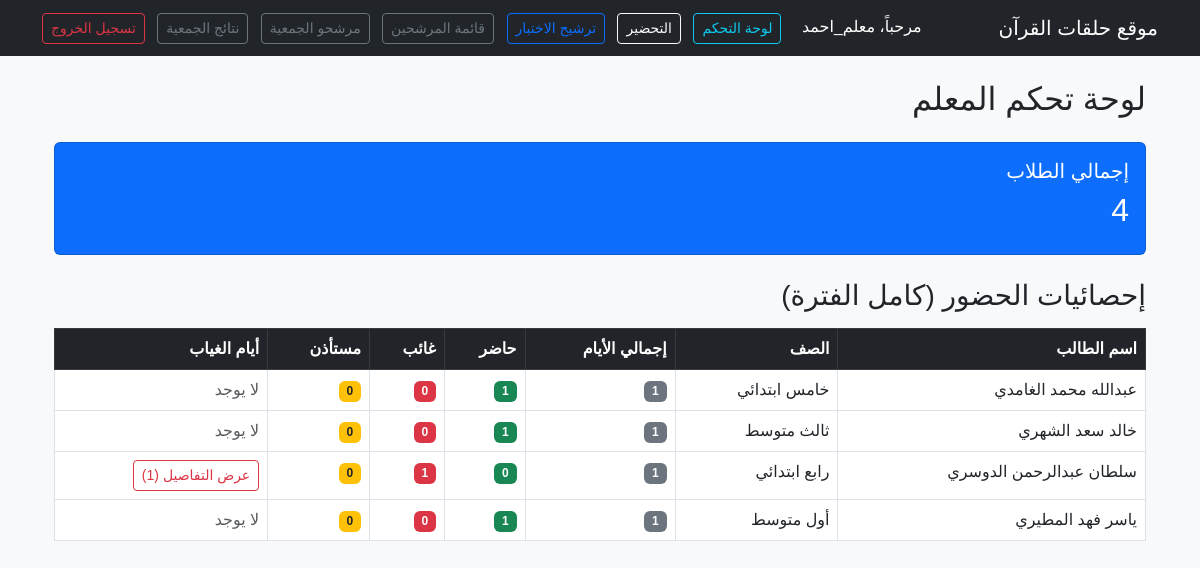
The page /teacher-dashboard/ (signed in) on the database its author committed.
### quran_center/models.py (models this page shows, shortened)
class Student(models.Model):
    identity_number = models.CharField(
        max_length=10,
        validators=[id_validator],
        unique=True,
        verbose_name="رقم الهوية"
    )
    GRADE_CHOICES = [
        ('1_pri', 'أول ابتدائي'), ('2_pri', 'ثاني ابتدائي'), ('3_pri', 'ثالث ابتدائي'),
        ('4_pri', 'رابع ابتدائي'), ('5_pri', 'خامس ابتدائي'), ('6_pri', 'سادس ابتدائي'),
        ('1_med', 'أول متوسط'), ('2_med', 'ثاني متوسط'), ('3_med', 'ثالث متوسط'),
        ('1_sec', 'أول ثانوي'), ('2_sec', 'ثاني ثانوي'), ('3_sec', 'ثالث ثانوي'),
        ('uni', 'جامعي'),
    ]
    STATUS_CHOICES = [('منتظر', 'منتظر'), ('منتظم', 'منتظم')]
    full_name = models.CharField(max_length=200, verbose_name="الاسم الثلاثي")
    student_phone = models.CharField(max_length=15, blank=True, null=True, verbose_name="جوال الطالب")
    parent_phone = models.CharField(max_length=15, verbose_name="جوال ولي الأمر")
    identity_number = models.CharField(max_length=10, unique=True, verbose_name="رقم الهوية")
    parent_identity = models.CharField(max_length=10, verbose_name="رقم هوية ولي الأمر")
    grade = models.CharField(max_length=20, choices=GRADE_CHOICES, verbose_name="الصف الدراسي")
    birth_date = models.DateField(verbose_name="تاريخ الميلاد")
    last_tested_part = models.CharField(
        max_length=50,
        choices=LAST_TESTED_PART_CHOICES,
        default='0',
        verbose_name="آخر جزء تم اختباره"
    )
    previous_center = models.CharField(max_length=100, blank=True, null=True, verbose_name="التحفيظ السابق")
    neighborhood = models.CharField(max_length=100, verbose_name="الحي")
    teacher = models.ForeignKey(User, on_delete=models.SET_NULL, null=True, blank=True, verbose_name="المعلم المسؤول")
    status = models.CharField(max_length=20, default='منتظر', choices=STATUS_CHOICES)
    educational_stage = models.CharField(max_length=50, blank=True)
    absence_reset_at = models.DateField(blank=True, null=True, verbose_name="تاريخ تصفير الغياب المؤقت")
    created_at = models.DateTimeField(auto_now_add=True)

### quran_center/views.py (the view)
# urls.py: path('teacher-dashboard/', views.teacher_dashboard, name='teacher_dashboard'),
@login_required
def teacher_dashboard(request):
    students = Student.objects.filter(teacher=request.user, status='منتظم')
    total_students = students.count()
    attendance_stats = {}
    for student in students:
        attendances = Attendance.objects.filter(
            student=student
        )
        total_days = attendances.count()
        present = attendances.filter(status='حاضر').count()
        absent = attendances.filter(status='غائب').count()
        excused = attendances.filter(status='مستأذن').count()
        attendance_stats[student.id] = {
            'student': student,
            'total_days': total_days,
            'present': present,
            'absent': absent,
            'excused': excused,
            'absent_days': list(attendances.filter(status='غائب').values_list('date', flat=True))
        }
    context = {
        'total_students': total_students,
        'attendance_stats': attendance_stats,
    }
    return render(request, 'teacher_dashboard.html', context)

### quran_center/templatetags/role_tags.py (called while the page is built)
@register.filter
def has_role(user, role_code):
    if not user or not user.is_authenticated:
        return False
    if user.is_superuser:
        return True
    return UserRole.objects.filter(user=user, role__code=role_code).exists()

### quran_center/templates/teacher_dashboard.html (shortened to what this page needs)
{% extends "base.html" %}
{% block content %}
<div class="container mt-4" dir="rtl">
    <h2 class="mb-4">لوحة تحكم المعلم</h2>
    <div class="row mb-4">
        <div class="col-md-12">
            <div class="card bg-primary text-white">
                <div class="card-body">
                    <h5 class="card-title">إجمالي الطلاب</h5>
                    <h2>{{ total_students }}</h2>
                </div>
            </div>
        </div>
    </div>
    <h3 class="mb-3">إحصائيات الحضور (كامل الفترة)</h3>
    {% if attendance_stats %}
    <div class="table-responsive">
        <table class="table table-bordered table-hover">
            <thead class="table-dark">
                <tr>
                    <th>اسم الطالب</th>
                    <th>الصف</th>
                    <th>إجمالي الأيام</th>
                    <th>حاضر</th>
                    <th>غائب</th>
                    <th>مستأذن</th>
                    <th>أيام الغياب</th>
                </tr>
            </thead>
            <tbody>
                {% for student_id, stats in attendance_stats.items %}
                <tr>
                    <td>{{ stats.student.full_name }}</td>
                    <td>{{ stats.student.get_grade_display }}</td>
                    <td><span class="badge bg-secondary">{{ stats.total_days }}</span></td>
                    <td><span class="badge bg-success">{{ stats.present }}</span></td>
                    <td><span class="badge bg-danger">{{ stats.absent }}</span></td>
                    <td><span class="badge bg-warning text-dark">{{ stats.excused }}</span></td>
                    <td>
                        {% if stats.absent_days %}
                            <button type="button" class="btn btn-sm btn-outline-danger"
                                    data-bs-toggle="modal"
                                    data-bs-target="#absenceModal{{ student_id }}">
                                عرض التفاصيل ({{ stats.absent_days|length }})
                            </button>
                        {% else %}
                            <span class="text-muted">لا يوجد</span>
                        {% endif %}
                    </td>
                </tr>
                {% endfor %}
            </tbody>
        </table>
    </div>
    {% else %}
    <div class="alert alert-info">
        لا توجد بيانات حضور لعرضها حالياً.
    </div>
    {% endif %}
</div>
{% endblock %}

### quran_center/templates/base.html (shortened to what this page needs)
<!DOCTYPE html>
<html lang="ar" dir="rtl">
<head>
    <link rel="stylesheet" href="https://cdn.jsdelivr.net/npm/bootstrap@5.3.0/dist/css/bootstrap.rtl.min.css">
</head>
<body class="bg-light">
{% load role_tags %}
<nav class="navbar navbar-dark bg-dark mb-4">
    <div class="container">
        <span class="navbar-brand">موقع حلقات القرآن</span>
        <div>
            {% if user.is_authenticated %}
                <span class="text-white me-3">مرحباً، {{ user.username }}</span>
                <a href="{% url 'teacher_dashboard' %}" class="btn btn-outline-info btn-sm me-2">لوحة التحكم</a>
                <a href="{% url 'take_attendance' %}" class="btn btn-outline-light btn-sm me-2">التحضير</a>
                <a href="{% url 'nominate_exam' %}" class="btn btn-outline-primary btn-sm me-2">ترشيح الاختبار</a>
                {% if user|has_role:"examiner" %}
                <a href="{% url 'nominated_students' %}" class="btn btn-outline-secondary btn-sm me-2">قائمة المرشحين</a>
                <a href="{% url 'association_candidates' %}" class="btn btn-outline-secondary btn-sm me-2">مرشحو الجمعية</a>
                <a href="{% url 'association_results' %}" class="btn btn-outline-secondary btn-sm me-2">نتائج الجمعية</a>
                {% endif %}
                <form method="post" action="{% url 'logout' %}" style="display: inline;">
                    <button type="submit" class="btn btn-outline-danger btn-sm">تسجيل الخروج</button>
                </form>
            {% else %}
                <a href="{% url 'login' %}" class="btn btn-outline-light">تسجيل دخول المعلمين</a>
            {% endif %}
        </div>
    </div>
</nav>
<div class="container">
    {% block content %}
    {% endblock %}
</div>
</body>
</html>

### quran_center/templates/base.html (style rules this page uses)
body { font-family: 'Arial', sans-serif; }

### rows shown on the page
Student: student.full_name "عبدالله محمد الغامدي", student.grade "خامس ابتدائي", total_days "1", present "1", absent "0", excused "0", shows "لا يوجد"
Student: student.full_name "خالد سعد الشهري", student.grade "ثالث متوسط", total_days "1", present "1", absent "0", excused "0", shows "لا يوجد"
Student: student.full_name "سلطان عبدالرحمن الدوسري", student.grade "رابع ابتدائي", total_days "1", present "0", absent "1", excused "0", absent_days|length "1"
Student: student.full_name "ياسر فهد المطيري", student.grade "أول متوسط", total_days "1", present "1", absent "0", excused "0", shows "لا يوجد"

### other values the page prints
{{ user.username }} "معلم_احمد"
{{ total_students }} "4"
